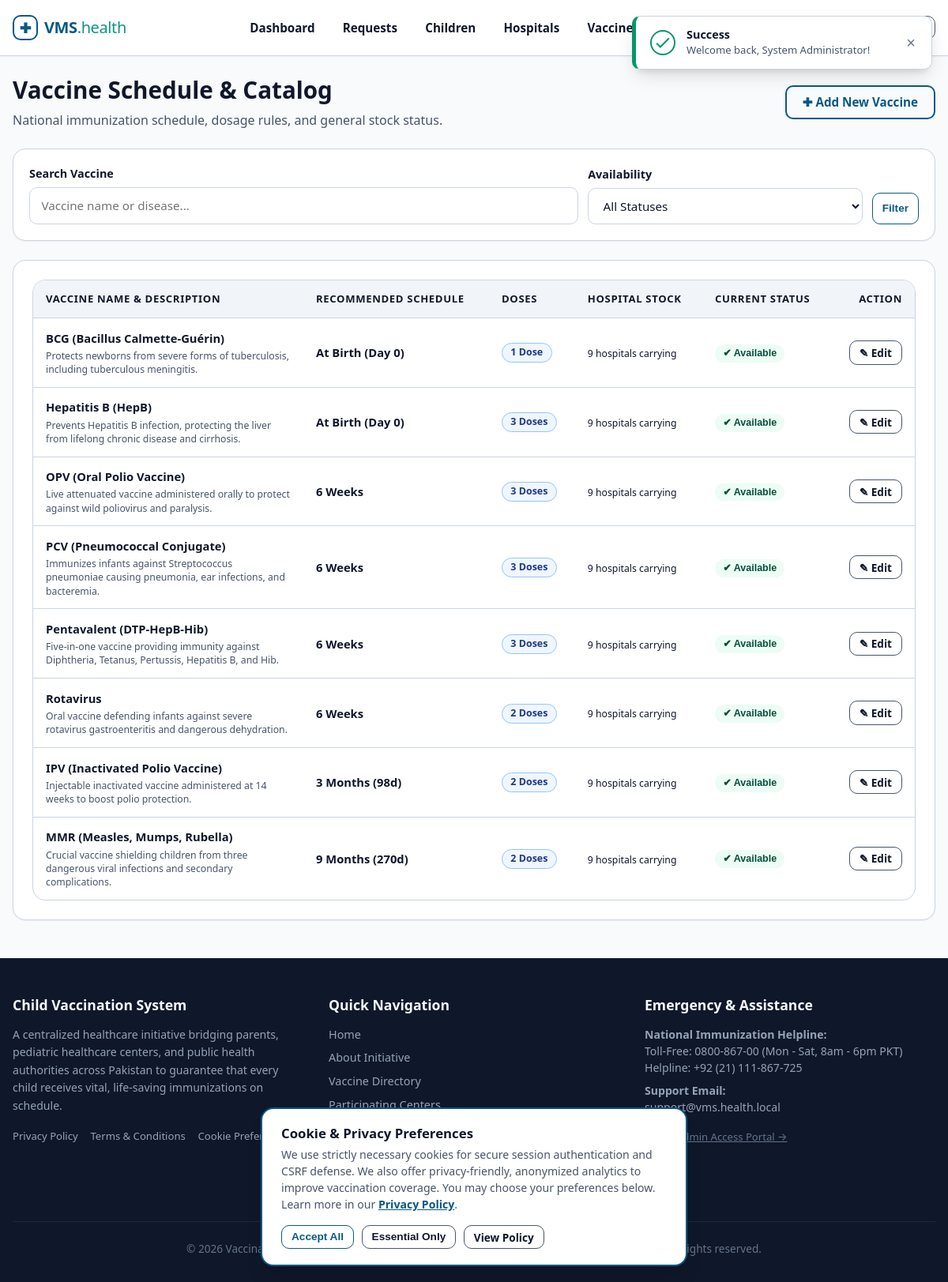
Screenshot of /vms/admin/vaccines.php (signed in) with the database file from the repository.
### tables this page shows
CREATE TABLE `vaccines` (
  `id` INT UNSIGNED NOT NULL AUTO_INCREMENT,
  `name` VARCHAR(100) NOT NULL COMMENT 'Vaccine name e.g. BCG, OPV, MMR',
  `description` TEXT NOT NULL COMMENT 'Medical indications, preventable illnesses, instructions',
  `recommended_age_days` INT UNSIGNED NOT NULL COMMENT 'Days from birth when dose is due (0 = Birth)',
  `doses` INT UNSIGNED NOT NULL DEFAULT 1 COMMENT 'Total recommended doses in the series',
  `status` ENUM('available', 'unavailable') NOT NULL DEFAULT 'available',
  `created_at` DATETIME NOT NULL DEFAULT CURRENT_TIMESTAMP,
  PRIMARY KEY (`id`),
  KEY `idx_vaccines_status` (`status`),
  KEY `idx_vaccines_age_days` (`recommended_age_days`)
);

### vms/includes/functions.php (called while the page is built, shortened)
<?php
function url(string $path = ''): string
{
    return BASE_URL . ltrim($path, '/');
}
function e($value): string
{
    return htmlspecialchars((string)$value, ENT_QUOTES, 'UTF-8');
}
function sanitizeInput($data): string
{
    return trim(str_replace(chr(0), '', $data));
}

### vms/admin/vaccines.php (the view, shortened to what this page needs)
<?php
require_once __DIR__ . '/../includes/functions.php';
$pdo = getDBConnection();
$action = $_GET['action'] ?? 'list';
$search = sanitizeInput($_GET['search'] ?? '');
$sql = 'SELECT v.*,
               (SELECT COUNT(*) FROM bookings b WHERE b.vaccine_id = v.id) AS total_administered,
               (SELECT COUNT(*) FROM hospital_vaccines hv WHERE hv.vaccine_id = v.id AND hv.status = "available") AS hospitals_stocking
        FROM vaccines v
        WHERE 1=1';
$params = [];
$sql .= ' ORDER BY v.recommended_age_days ASC, v.name ASC';
$stmt = $pdo->prepare($sql);
$stmt->execute($params);
$vaccinesList = $stmt->fetchAll();
$editVaccine = null;
function displayRecommendedAge(int $days): string
{
    if ($days === 0) {
        return 'At Birth (Day 0)';
    }
    if ($days % 7 === 0 && $days < 60) {
        return ($days / 7) . ' Weeks';
    }
    if ($days < 365) {
        $months = round($days / 30.4);
        return $months . ' Months (' . $days . 'd)';
    }
    $years = round($days / 365, 1);
    return $years . ' Years (' . $days . 'd)';
}
require_once __DIR__ . '/../includes/header.php';
?>
<div class="container">
    <div style="display: flex; flex-wrap: wrap; justify-content: space-between; align-items: center; margin-bottom: 1.5rem; gap: 1rem;">
        <div>
            <h1>Vaccine Schedule & Catalog</h1>
            <p style="margin: 0;">National immunization schedule, dosage rules, and general stock status.</p>
        </div>
        <div>
            <?php if ($action === 'list'): ?>
                <a href="<?= url('admin/vaccines.php?action=add'); ?>" class="btn btn-primary">
                    &#10010; Add New Vaccine
                </a>
            <?php else: ?>
                <a href="<?= url('admin/vaccines.php'); ?>" class="btn btn-outline">
                    &larr; Back to Vaccine Catalog
                </a>
            <?php endif; ?>
        </div>
    </div>
    <?php if ($action === 'add'): ?>
        <div class="card" style="max-width: 750px; margin: 0 auto 2rem;">
            <div class="card-header">
                <h3>Add Vaccine to National Schedule</h3>
            </div>
            <form action="<?= url('admin/vaccines.php'); ?>" method="POST">
                <?= csrfField(); ?>
                <input type="hidden" name="form_action" value="add">
                <div class="form-group">
                    <label for="name" class="form-label required">Vaccine Name & Acronym</label>
                    <input type="text" id="name" name="name" class="form-control" placeholder="e.g. Varicella (Chickenpox)" required>
                </div>
                <div class="grid grid-3">
                    <div class="form-group">
                        <label for="recommended_age_days" class="form-label required">Recommended Age (Days)</label>
                        <input type="number" id="recommended_age_days" name="recommended_age_days" class="form-control" min="0" placeholder="0 = At birth, 42 = 6wks" required>
                        <small class="form-hint">Days after DOB when dose is due</small>
                    </div>
                    <div class="form-group">
                        <label for="doses" class="form-label required">Total Doses in Series</label>
                        <input type="number" id="doses" name="doses" class="form-control" min="1" max="10" value="1" required>
                    </div>
                    <div class="form-group">
                        <label for="status" class="form-label required">Network Status</label>
                        <select id="status" name="status" class="form-select">
                            <option value="available">Available</option>
                            <option value="unavailable">Unavailable</option>
                        </select>
                    </div>
                </div>
                <div class="form-group">
                    <label for="description" class="form-label required">Medical Description & Target Illnesses</label>
                    <textarea id="description" name="description" class="form-control" rows="3" placeholder="Clinical notes, diseases prevented, and contraindications..." required></textarea>
                </div>
                <div style="display: flex; gap: 0.75rem; justify-content: flex-end; margin-top: 1rem;">
                    <a href="<?= url('admin/vaccines.php'); ?>" class="btn btn-outline">Cancel</a>
                    <button type="submit" class="btn btn-primary">Save Vaccine &rarr;</button>
                </div>
            </form>
        </div>
    <?php else: ?>
        <div class="card" style="margin-bottom: 1.5rem; padding: 1.25rem;">
            <form action="<?= url('admin/vaccines.php'); ?>" method="GET" style="display: flex; flex-wrap: wrap; gap: 0.75rem; align-items: flex-end;">
                <div style="flex: 2; min-width: 220px;">
                    <label for="search" class="form-label">Search Vaccine</label>
                    <input type="text" id="search" name="search" class="form-control" placeholder="Vaccine name or disease..." value="<?= e($search); ?>">
                </div>
                <div style="flex: 1; min-width: 160px;">
                    <label for="filter_status" class="form-label">Availability</label>
                    <select id="filter_status" name="status" class="form-select">
                        <option value="">All Statuses</option>
                    </select>
                </div>
                <div style="display: flex; gap: 0.5rem;">
                    <button type="submit" class="btn btn-primary btn-sm" style="height: 40px;">Filter</button>
                </div>
            </form>
        </div>
        <div class="card">
            <?php if (empty($vaccinesList)): ?>
                <div style="text-align: center; padding: 2.5rem; color: var(--text-muted);">
                    <p>No vaccines found matching your filter criteria.</p>
                </div>
            <?php else: ?>
                <div class="table-responsive">
                    <table class="table">
                        <thead>
                            <tr>
                                <th>Vaccine Name & Description</th>
                                <th>Recommended Schedule</th>
                                <th>Doses</th>
                                <th>Hospital Stock</th>
                                <th>Current Status</th>
                                <th style="text-align: right;">Action</th>
                            </tr>
                        </thead>
                        <tbody>
                            <?php foreach ($vaccinesList as $v): ?>
                                <tr>
                                    <td style="max-width: 320px;">
                                        <strong><?= e($v['name']); ?></strong><br>
                                        <small style="color: var(--text-muted); line-height: 1.4; display: block; margin-top: 0.2rem;">
                                            <?= e($v['description']); ?>
                                        </small>
                                    </td>
                                    <td>
                                        <strong><?= displayRecommendedAge((int)$v['recommended_age_days']); ?></strong>
                                    </td>
                                    <td>
                                        <span class="badge badge-info"><?= (int)$v['doses']; ?> <?= (int)$v['doses'] === 1 ? 'dose' : 'doses'; ?></span>
                                    </td>
                                    <td>
                                        <small><?= (int)$v['hospitals_stocking']; ?> hospitals carrying</small>
                                    </td>
                                    <td>
                                        <form action="<?= url('admin/vaccines.php'); ?>" method="POST" style="display: inline-block;">
                                            <?php if ($v['status'] === 'available'): ?>
                                                <button type="submit" class="badge badge-success" style="cursor: pointer; border: none;" title="Click to set Unavailable">
                                                    &#10004; Available
                                                </button>
                                            <?php endif; ?>
                                        </form>
                                    </td>
                                    <td style="text-align: right; white-space: nowrap;">
                                        <a href="<?= url('admin/vaccines.php?action=edit&id=' . (int)$v['id']); ?>" class="btn btn-outline btn-sm">
                                            &#9998; Edit
                                        </a>
                                    </td>
                                </tr>
                            <?php endforeach; ?>
                        </tbody>
                    </table>
                </div>
            <?php endif; ?>
        </div>
    <?php endif; ?>
</div>
<?php require_once __DIR__ . '/../includes/footer.php'; ?>

### vms/assets/css/style.css (style rules this page uses)
:root { --primary: #0284c7; --primary-hover: #0369a1; --primary-light: #e0f2fe; --primary-dark: #075985; --teal: #0d9488; --teal-dark: #0f766e; --teal-light: #ccfbf1; --success: #059669; --success-bg: #ecfdf5; --success-border: #6ee7b7; --success-text: #064e3b; --warning: #d97706; --warning-bg: #fffbeb; --warning-border: #fcd34d; --warning-text: #78350f; --danger: #dc2626; --danger-bg: #fef2f2; --danger-border: #fca5a5; --danger-text: #7f1d1d; --info: #2563eb; --info-bg: #eff6ff; --info-border: #93c5fd; --info-text: #1e3a8a; --text-main: #0f172a; --text-muted: #475569; --text-light: #64748b; --bg-body: #f8fafc; --bg-card: #ffffff; --bg-subtle: #f1f5f9; --border-color: #cbd5e1; --border-focus: #0284c7; --shadow-sm: 0 1px 2px 0 rgba(0, 0, 0, 0.05); --shadow-md: 0 4px 6px -1px rgba(0, 0, 0, 0.07), 0 2px 4px -2px rgba(0, 0, 0, 0.05); --shadow-lg: 0 10px 15px -3px rgba(0, 0, 0, 0.08), 0 4px 6px -4px rgba(0, 0, 0, 0.04); --shadow-xl: 0 20px 25px -5px rgba(0, 0, 0, 0.1), 0 8px 10px -6px rgba(0, 0, 0, 0.05); --radius-sm: 6px; --radius-md: 10px; --radius-lg: 16px; --radius-full: 9999px; --max-width: 1200px; --header-height: 70px; }
*, *::before, *::after { box-sizing: border-box; margin: 0; padding: 0; }
html { font-size: 16px; scroll-behavior: smooth; -webkit-text-size-adjust: 100%; overflow-x: hidden; }
body { font-family: system-ui, -apple-system, BlinkMacSystemFont, "Segoe UI", Roboto, Helvetica, Arial, sans-serif; background-color: var(--bg-body); color: var(--text-main); line-height: 1.5; min-height: 100vh; display: flex; flex-direction: column; overflow-x: hidden; width: 100%; }
a { color: var(--primary-dark); text-decoration: none; transition: color 0.15s ease-in-out; }
h1, h2, h3, h4, h5, h6 { color: var(--text-main); font-weight: 700; line-height: 1.25; margin-bottom: 0.5rem; }
h1 { font-size: 1.85rem; }
p { margin-bottom: 1rem; color: var(--text-muted); }
.container { width: 100%; max-width: var(--max-width); margin-left: auto; margin-right: auto; padding-left: 1rem; padding-right: 1rem; }
.card { background-color: var(--bg-card); border: 1px solid var(--border-color); border-radius: var(--radius-lg); box-shadow: var(--shadow-sm); padding: 1.5rem; transition: transform 0.15s ease, box-shadow 0.15s ease; }
.btn { display: inline-flex; align-items: center; justify-content: center; gap: 0.4rem; padding: 0.6rem 1.25rem; border-radius: var(--radius-md); font-size: 0.95rem; font-weight: 600; border: 2px solid transparent; background-color: transparent; cursor: pointer; text-align: center; transition: background-color 0.15s ease, border-color 0.15s ease, color 0.15s ease, box-shadow 0.15s ease; text-decoration: none; line-height: 1.25; }
.btn-primary { background-color: transparent; border-color: var(--primary-dark); color: var(--primary-dark); }
.btn-outline { background-color: transparent; border-color: #475569; color: var(--text-main); }
.btn-sm { padding: 0.35rem 0.75rem; font-size: 0.85rem; border-width: 1.5px; }
.form-label { display: block; font-size: 0.9rem; font-weight: 600; color: var(--text-main); margin-bottom: 0.4rem; }
.form-control, .form-select { width: 100%; padding: 0.7rem 0.9rem; font-size: 0.95rem; line-height: 1.5; color: var(--text-main); background-color: #ffffff; border: 1px solid var(--border-color); border-radius: var(--radius-md); transition: border-color 0.15s ease, box-shadow 0.15s ease; font-family: inherit; }
.table-responsive { width: 100%; overflow-x: auto; -webkit-overflow-scrolling: touch; border: 1px solid var(--border-color); border-radius: var(--radius-lg); background-color: var(--bg-card); }
.table { width: 100%; border-collapse: collapse; text-align: left; font-size: 0.92rem; }
.table th, .table td { padding: 0.85rem 1rem; border-bottom: 1px solid var(--border-color); }
.table th { background-color: var(--bg-subtle); font-weight: 700; color: var(--text-main); font-size: 0.82rem; text-transform: uppercase; letter-spacing: 0.05em; }
.table tbody tr:last-child td { border-bottom: none; }
.badge { display: inline-flex; align-items: center; gap: 0.3rem; padding: 0.25rem 0.65rem; font-size: 0.78rem; font-weight: 700; border-radius: var(--radius-full); text-transform: capitalize; line-height: 1.2; }
.badge-success { background-color: var(--success-bg); color: var(--success-text); border: 1px solid var(--success-border); }
.badge-info { background-color: var(--info-bg); color: var(--info-text); border: 1px solid var(--info-border); }

### rows the page displays
vaccines: name "BCG (Bacillus Calmette-Guérin)", description "Protects newborns from severe forms of tuberculosis, including tuberculous meningitis.", recommended_age_days "At Birth (Day 0)", doses "1", shows "Dose", hospitals_stocking "9", status "✔ Available"
vaccines: name "Hepatitis B (HepB)", description "Prevents Hepatitis B infection, protecting the liver from lifelong chronic disease and cirrhosis.", recommended_age_days "At Birth (Day 0)", doses "3", shows "Doses", hospitals_stocking "9", status "✔ Available"
vaccines: name "OPV (Oral Polio Vaccine)", description "Live attenuated vaccine administered orally to protect against wild poliovirus and paralysis.", recommended_age_days "6 Weeks", doses "3", shows "Doses", hospitals_stocking "9", status "✔ Available"
vaccines: name "PCV (Pneumococcal Conjugate)", description "Immunizes infants against Streptococcus pneumoniae causing pneumonia, ear infections, and bacteremia.", recommended_age_days "6 Weeks", doses "3", shows "Doses", hospitals_stocking "9", status "✔ Available"
vaccines: name "Pentavalent (DTP-HepB-Hib)", description "Five-in-one vaccine providing immunity against Diphtheria, Tetanus, Pertussis, Hepatitis B, and Hib.", recommended_age_days "6 Weeks", doses "3", shows "Doses", hospitals_stocking "9", status "✔ Available"
vaccines: name "Rotavirus", description "Oral vaccine defending infants against severe rotavirus gastroenteritis and dangerous dehydration.", recommended_age_days "6 Weeks", doses "2", shows "Doses", hospitals_stocking "9", status "✔ Available"
vaccines: name "IPV (Inactivated Polio Vaccine)", description "Injectable inactivated vaccine administered at 14 weeks to boost polio protection.", recommended_age_days "3 Months (98d)", doses "2", shows "Doses", hospitals_stocking "9", status "✔ Available"
vaccines: name "MMR (Measles, Mumps, Rubella)", description "Crucial vaccine shielding children from three dangerous viral infections and secondary complications.", recommended_age_days "9 Months (270d)", doses "2", shows "Doses", hospitals_stocking "9", status "✔ Available"

### other values shown
$flashType "Success"
$flashMsg "Welcome back, System Administrator!"
